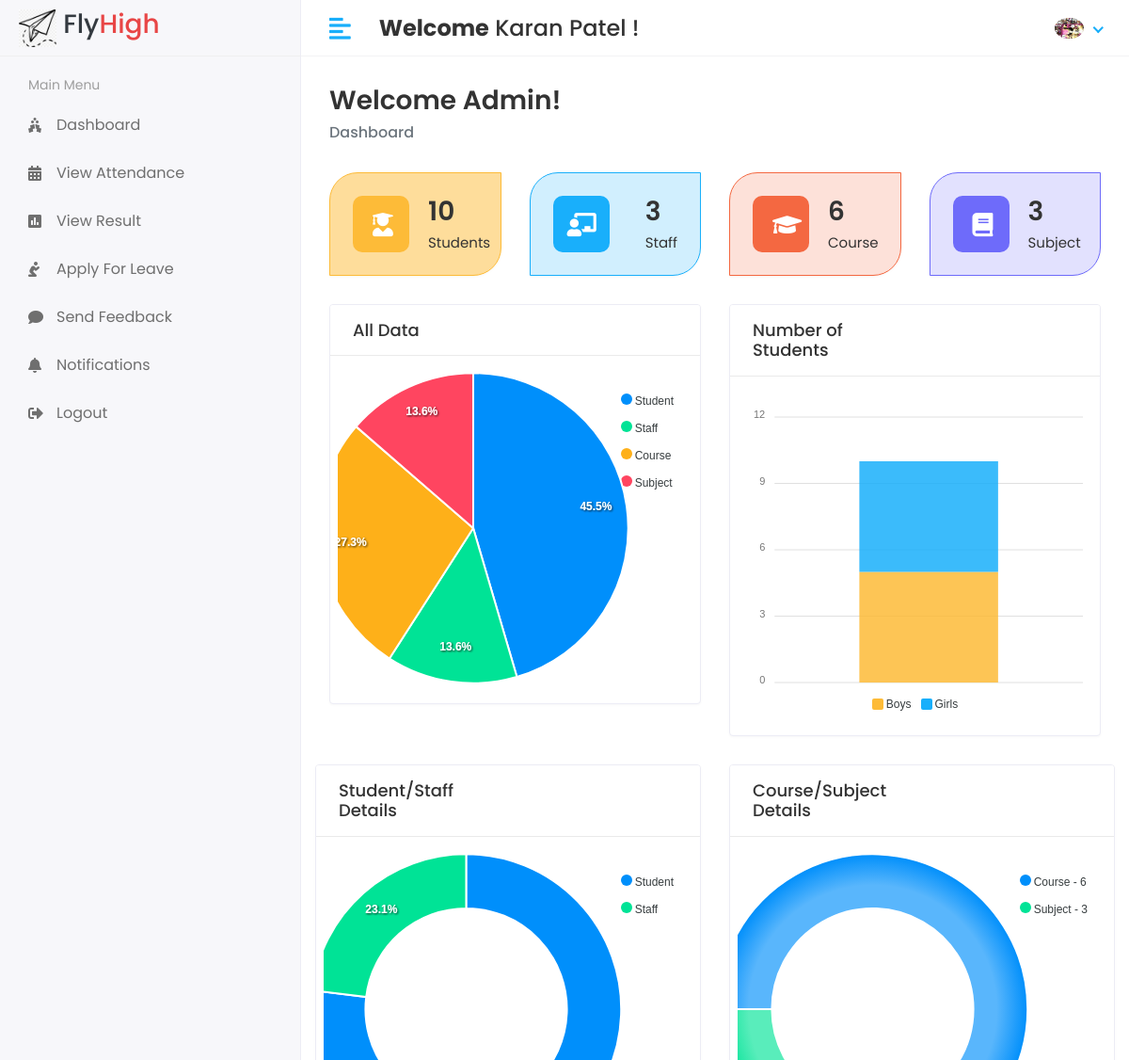
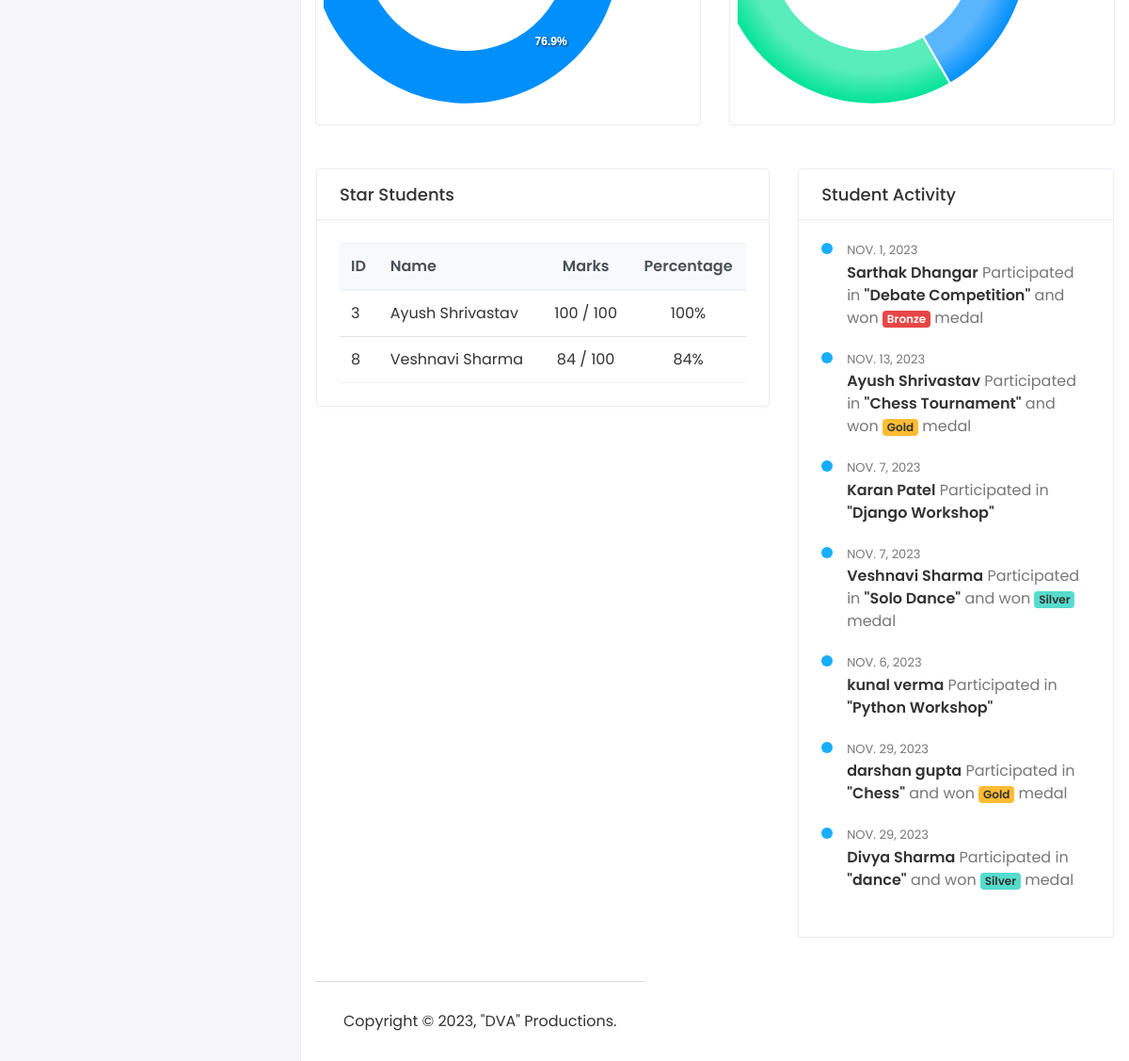
The app's page /Hod/home (signed in) with its own data (2 pictures, top to bottom).
### app/models.py (models this page shows, shortened)
class CustomUser(AbstractUser):
    USER = (
        (1,'HOD'),
        (2,'STAFF'),
        (3,'STUDENT'),
    )
    user_type = models.CharField(choices=USER,max_length=50,default=1)
    profile_pic = models.ImageField(upload_to='media/profile_pic')

class Student_Result(models.Model):
    student_id = models.ForeignKey(Student,on_delete=models.CASCADE)
    subject_id = models.ForeignKey(Subject,on_delete=models.CASCADE)
    assignment_mark = models.IntegerField()
    exam_mark = models.IntegerField()
    created_at = models.DateField(auto_now_add=True)
    updated_at = models.DateField(auto_now_add=True)

class Student(models.Model):
    admin = models.OneToOneField(CustomUser,on_delete=models.CASCADE)
    address = models.TextField()
    gender = models.CharField(max_length=50)
    course_id = models.ForeignKey(Course,on_delete=models.DO_NOTHING)
    session_year_id = models.ForeignKey(Session_Year,on_delete=models.DO_NOTHING)
    created_at = models.DateTimeField(auto_now_add=True)
    updated_at = models.DateTimeField(auto_now=True)

class Student_Activity(models.Model):
    student_id = models.ForeignKey(Student,on_delete=models.CASCADE)
    activity = models.TextField(default=None)
    medal = models.TextField(default=None)
    date = models.DateField()

### SMS/Hod_views.py (the view)
# urls.py: 2. Add a URL to urlpatterns:  path('', views.home, name='home')
@login_required(login_url='/')
def home(request):
    student_cnt = Student.objects.all().count()
    staff_cnt = Staff.objects.all().count()
    course_cnt = Course.objects.all().count()
    subject_cnt = Subject.objects.all().count()
    student_result = Student_Result.objects.all()
    student_gender_male = Student.objects.filter(gender='Male').count()
    student_gender_female = Student.objects.filter(gender='Female').count()
    activity = Student_Activity.objects.all()
    star_stud = []
    for i in student_result:
        if i.assignment_mark + i.exam_mark >= 80:
            star_stud.append(i)
    cntxt = {
        'student_cnt':student_cnt,
        'staff_cnt':staff_cnt,
        'course_cnt':course_cnt,
        'subject_cnt':subject_cnt,
        'student_gender_male':student_gender_male,
        'student_gender_female':student_gender_female,
        'star_stud':star_stud,
        'activity':activity,
    }
    return render(request,'HOD/home.html', cntxt)

### templates/HOD/home.html (shortened to what this page needs)
{% extends "base.html" %}
{% block content %}
<div class="page-header">
    <div class="row">
       <div class="col-sm-12">
          <h3 class="page-title">Welcome Admin!</h3>
          <ul class="breadcrumb">
             <li class="breadcrumb-item active">Dashboard</li>
          </ul>
       </div>
    </div>
 </div>
 <div class="row">
    <div class="col-xl-3 col-sm-6 col-12 d-flex">
       <div class="card bg-one w-100">
          <div class="card-body">
             <div class="db-widgets d-flex justify-content-between align-items-center">
                <div class="db-icon">
                   <i class="fas fa-user-graduate"></i>
                </div>
                <div class="db-info">
                   <h3>{{student_cnt}}</h3>
                   <h6>Students</h6>
                </div>
             </div>
          </div>
       </div>
    </div>
    <div class="col-xl-3 col-sm-6 col-12 d-flex">
       <div class="card bg-two w-100">
          <div class="card-body">
             <div class="db-widgets d-flex justify-content-between align-items-center">
                <div class="db-icon">
                   <i class="fas fa-chalkboard-teacher"></i>
                </div>
                <div class="db-info">
                   <h3>{{staff_cnt}}</h3>
                   <h6>Staff</h6>
                </div>
             </div>
          </div>
       </div>
    </div>
    <div class="col-xl-3 col-sm-6 col-12 d-flex">
       <div class="card bg-three w-100">
          <div class="card-body">
             <div class="db-widgets d-flex justify-content-between align-items-center">
                <div class="db-icon">
                   <i class="fas fa-graduation-cap"></i>
                </div>
                <div class="db-info">
                   <h3>{{course_cnt}}</h3>
                   <h6>Course</h6>
                </div>
             </div>
          </div>
       </div>
    </div>
    <div class="col-xl-3 col-sm-6 col-12 d-flex">
       <div class="card bg-four w-100">
          <div class="card-body">
             <div class="db-widgets d-flex justify-content-between align-items-center">
                <div class="db-icon">
                   <i class="fas fa-book"></i>
                </div>
                <div class="db-info">
                   <h3>{{subject_cnt}}</h3>
                   <h6>Subject</h6>
                </div>
             </div>
          </div>
       </div>
    </div>
 </div>
 <div class="row">
    <div class="col-md-12 col-lg-6">
       <div class="card card-chart">
          <div class="card-header">
             <div class="row align-items-center">
                <div class="col-6">
                   <h5 class="card-title">All Data</h5>
                </div>
             </div>
          </div>
          <div class="card-body">
             <div id="All_details"></div>
          </div>
       </div>
    </div>
    <div class="col-md-12 col-lg-6">
       <div class="card card-chart">
          <div class="card-header">
             <div class="row align-items-center">
                <div class="col-6">
                   <h5 class="card-title">Number of Students</h5>
                </div>
             </div>
          </div>
          <div class="card-body">
             <div id="stud_gender"></div>
          </div>
       </div>
    </div>
    <div class="row">
      <div class="col-md-12 col-lg-6">
         <div class="card card-chart">
            <div class="card-header">
               <div class="row align-items-center">
                  <div class="col-6">
                     <h5 class="card-title">Student/Staff Details</h5>
                  </div>
               </div>
            </div>
            <div class="card-body">
               <div id="stud_staff"></div>
            </div>
         </div>
      </div>
      <div class="col-md-12 col-lg-6">
         <div class="card card-chart">
            <div class="card-header">
               <div class="row align-items-center">
                  <div class="col-6">
                     <h5 class="card-title">Course/Subject Details</h5>
                  </div>
               </div>
            </div>
            <div class="card-body">
               <div id="course_sub"></div>
            </div>
         </div>
      </div>
 <div class="row p-3">
    <div class="col-md-7">
       <div class="card">
          <div class="card-header">
             <h5 class="card-title">Star Students</h5>
          </div>
          <div class="card-body">
             <div class="table-responsive">
                <table class="table table-hover table-center">
                   <thead class="thead-light">
                      <tr>
                         <th>ID</th>
                         <th>Name</th>
                         <th class="text-center">Marks</th>
                         <th class="text-center">Percentage</th>
                      </tr>
                   </thead>
                   <tbody>
                     {% for i in star_stud %}
                      <tr>
                         <td class="text-nowrap">
                            <div>{{i.id}}</div>
                         </td>
                         <td class="text-nowrap">{{i.student_id.admin.first_name}} {{i.student_id.admin.last_name}}</td>
                         <td class="text-center">{{i.assignment_mark|add:i.exam_mark}} / 100</td>
                         <td class="text-center">{{i.assignment_mark|add:i.exam_mark}}%</td>
                      </tr>
                     {% endfor %}
                   </tbody>
                </table>
             </div>
          </div>
       </div>
    </div>
    <div class="col-md-5">
       <div class="card">
          <div class="card-header">
             <h5 class="card-title">Student Activity</h5>
          </div>
          <div class="card-body">
            {% for i in activity %}
             <ul class="activity-feed">
                <li class="feed-item">
                   <div class="feed-date">{{i.date}}</div>
                   <span class="feed-text"><a>{{i.student_id.admin.first_name}} {{i.student_id.admin.last_name}}</a> Participated in  <a>"{{i.activity}}"</a></span>
                   {% if i.medal == "Gold" %}
                   <span class="feed-text"><a></a> and won  <a class="badge badge-warning">{{i.medal}} </a> medal</span>
                   {% elif i.medal == "Silver" %}
                   <span class="feed-text"><a></a> and won  <a class="badge badge-info">{{i.medal}} </a> medal</span>
                   {% elif i.medal == "Bronze" %}
                   <span class="feed-text"><a></a> and won  <a class="badge badge-danger text-white">{{i.medal}} </a> medal</span>
                   {% endif %}
                </li>
             </ul>
             <br>
             {% endfor %}
          </div>
       </div>
    </div>
 </div>
</div>
{% endblock content %}

### templates/Includes/header.html (shortened to what this page needs)
{% load static %}
<div class="header">
   <div class="header-left">
      <a href="" class="logo">
         <img width="100px" height="100px" src="{% static 'assets/img/fli.png' %}" alt="Logo">
      </a>
      <h3 class="text-dark">&nbsp;Fly</h3><h3 class="text-danger">High</h3>
   </div>
   <a href="javascript:void(0);" id="toggle_btn">
   <i class="fas fa-align-left"></i>
   </a>
   <div class="top-nav-search mt-3">
      <h4><strong>Welcome</strong>&nbsp;<span>{{user.first_name}} {{user.last_name}}</span>&nbsp;!</h4>
   </div>
    <ul class="nav user-menu">
      <li class="nav-item dropdown has-arrow">
         <a href="#" class="dropdown-toggle nav-link" data-toggle="dropdown">
            {% if user.profile_pic == "" %}
               <span class="user-img"><img class="rounded-circle" src="{% static "assets/img/No_image.jpg" %}" width="31" alt="Ryan Taylor"></span>
            {% else %}
               <span class="user-img"><img class="rounded-circle" src="/{{user.profile_pic}}" width="31" alt="Ryan Taylor"></span>
            {% endif %}
         </a>
      </li>
   </ul>
</div>

### records on screen
CustomUser: first_name "Karan", last_name "Patel", profile_pic (picture)
Student_Result: id "3", student_id.admin.first_name "Ayush", student_id.admin.last_name "Shrivastav", assignment_mark|add "100"
Student_Result: id "8", student_id.admin.first_name "Veshnavi", student_id.admin.last_name "Sharma", assignment_mark|add "84"
Student_Activity: date "NOV. 1, 2023", student_id.admin.first_name "Sarthak", student_id.admin.last_name "Dhangar", activity "Debate Competition", medal "Bronze"
Student_Activity: date "NOV. 13, 2023", student_id.admin.first_name "Ayush", student_id.admin.last_name "Shrivastav", activity "Chess Tournament", medal "Gold"
Student_Activity: date "NOV. 7, 2023", student_id.admin.first_name "Karan", student_id.admin.last_name "Patel", activity "Django Workshop"
Student_Activity: date "NOV. 7, 2023", student_id.admin.first_name "Veshnavi", student_id.admin.last_name "Sharma", activity "Solo Dance", medal "Silver"
Student_Activity: date "NOV. 6, 2023", student_id.admin.first_name "kunal", student_id.admin.last_name "verma", activity "Python Workshop"
Student_Activity: date "NOV. 29, 2023", student_id.admin.first_name "darshan", student_id.admin.last_name "gupta", activity "Chess", medal "Gold"
Student_Activity: date "NOV. 29, 2023", student_id.admin.first_name "Divya", student_id.admin.last_name "Sharma", activity "dance", medal "Silver"

### other values on screen
{{ student_cnt }} "10"
{{ staff_cnt }} "3"
{{ course_cnt }} "6"
{{ subject_cnt }} "3"
